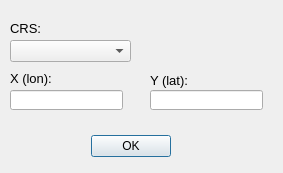
<?xml version="1.0" encoding="UTF-8"?>
<ui version="4.0">
 <class>Add_PPoint_Dialog</class>
 <widget class="QDialog" name="Add_PPoint_Dialog">
  <property name="geometry">
   <rect>
    <x>0</x>
    <y>0</y>
    <width>283</width>
    <height>173</height>
   </rect>
  </property>
  <property name="focusPolicy">
   <enum>Qt::NoFocus</enum>
  </property>
  <property name="acceptDrops">
   <bool>false</bool>
  </property>
  <property name="windowTitle">
   <string>Add Pour Point</string>
  </property>
  <widget class="QDialogButtonBox" name="buttonBox">
   <property name="geometry">
    <rect>
     <x>90</x>
     <y>130</y>
     <width>81</width>
     <height>32</height>
    </rect>
   </property>
   <property name="orientation">
    <enum>Qt::Horizontal</enum>
   </property>
   <property name="standardButtons">
    <set>QDialogButtonBox::Ok</set>
   </property>
  </widget>
  <widget class="QLabel" name="label">
   <property name="geometry">
    <rect>
     <x>10</x>
     <y>70</y>
     <width>101</width>
     <height>16</height>
    </rect>
   </property>
   <property name="font">
    <font>
     <pointsize>10</pointsize>
    </font>
   </property>
   <property name="text">
    <string>X (lon):</string>
   </property>
  </widget>
  <widget class="QLabel" name="label_2">
   <property name="geometry">
    <rect>
     <x>150</x>
     <y>70</y>
     <width>101</width>
     <height>20</height>
    </rect>
   </property>
   <property name="font">
    <font>
     <pointsize>10</pointsize>
    </font>
   </property>
   <property name="text">
    <string>Y (lat):</string>
   </property>
  </widget>
  <widget class="QLineEdit" name="x_field">
   <property name="geometry">
    <rect>
     <x>10</x>
     <y>90</y>
     <width>113</width>
     <height>20</height>
    </rect>
   </property>
   <property name="inputMethodHints">
    <set>Qt::ImhFormattedNumbersOnly</set>
   </property>
  </widget>
  <widget class="QLineEdit" name="y_field">
   <property name="geometry">
    <rect>
     <x>150</x>
     <y>90</y>
     <width>113</width>
     <height>20</height>
    </rect>
   </property>
   <property name="inputMethodHints">
    <set>Qt::ImhFormattedNumbersOnly</set>
   </property>
  </widget>
  <widget class="QLabel" name="label_3">
   <property name="geometry">
    <rect>
     <x>10</x>
     <y>20</y>
     <width>101</width>
     <height>16</height>
    </rect>
   </property>
   <property name="font">
    <font>
     <pointsize>10</pointsize>
    </font>
   </property>
   <property name="text">
    <string>CRS:</string>
   </property>
  </widget>
  <widget class="QComboBox" name="crs_comboBox">
   <property name="geometry">
    <rect>
     <x>10</x>
     <y>40</y>
     <width>121</width>
     <height>22</height>
    </rect>
   </property>
   <property name="editable">
    <bool>false</bool>
   </property>
  </widget>
 </widget>
 <resources/>
 <connections>
  <connection>
   <sender>buttonBox</sender>
   <signal>accepted()</signal>
   <receiver>Add_PPoint_Dialog</receiver>
   <slot>accept()</slot>
   <hints>
    <hint type="sourcelabel">
     <x>248</x>
     <y>254</y>
    </hint>
    <hint type="destinationlabel">
     <x>157</x>
     <y>274</y>
    </hint>
   </hints>
  </connection>
  <connection>
   <sender>buttonBox</sender>
   <signal>rejected()</signal>
   <receiver>Add_PPoint_Dialog</receiver>
   <slot>reject()</slot>
   <hints>
    <hint type="sourcelabel">
     <x>316</x>
     <y>260</y>
    </hint>
    <hint type="destinationlabel">
     <x>286</x>
     <y>274</y>
    </hint>
   </hints>
  </connection>
 </connections>
</ui>
